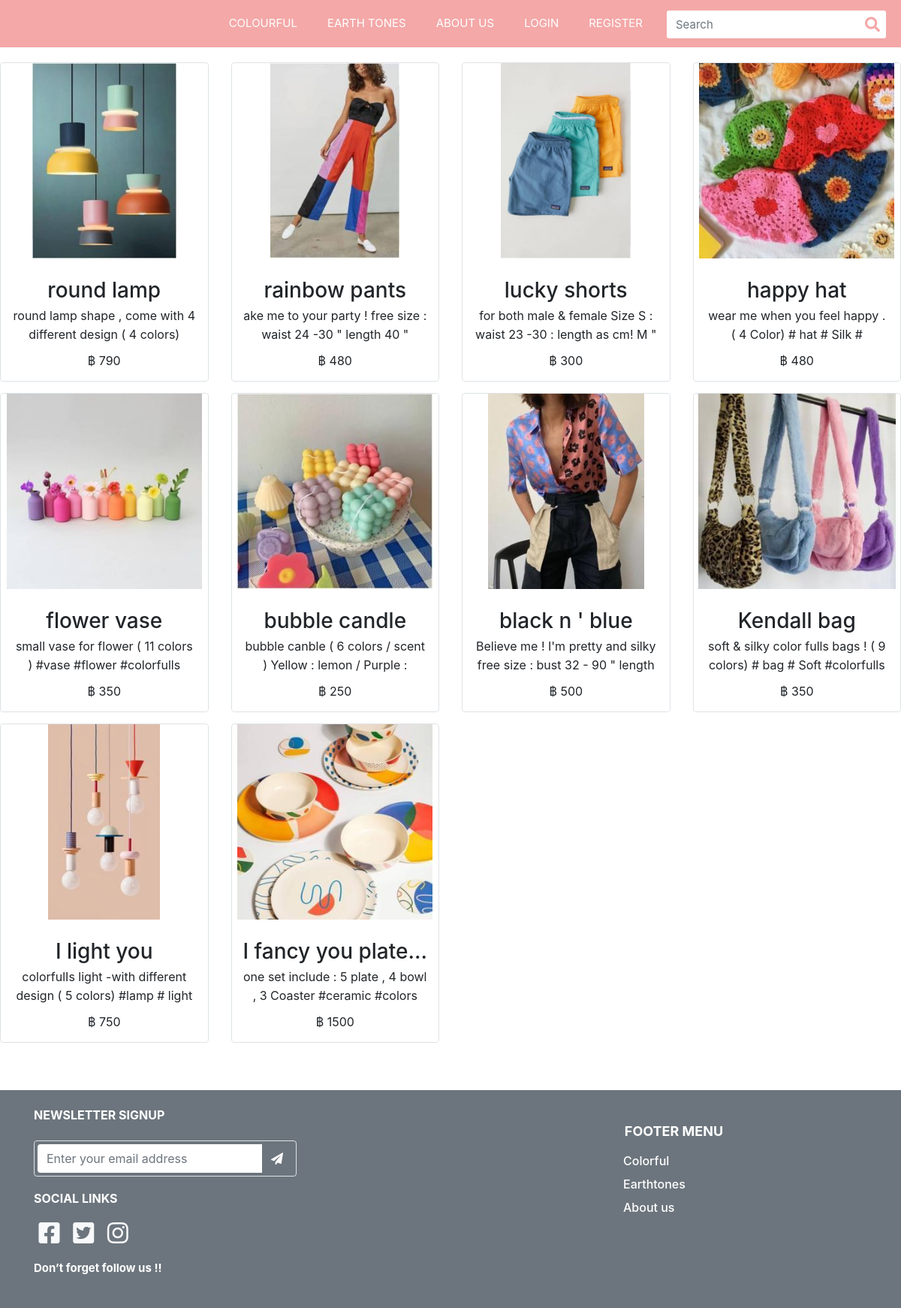
The page /Colourful on the database as committed earlier.
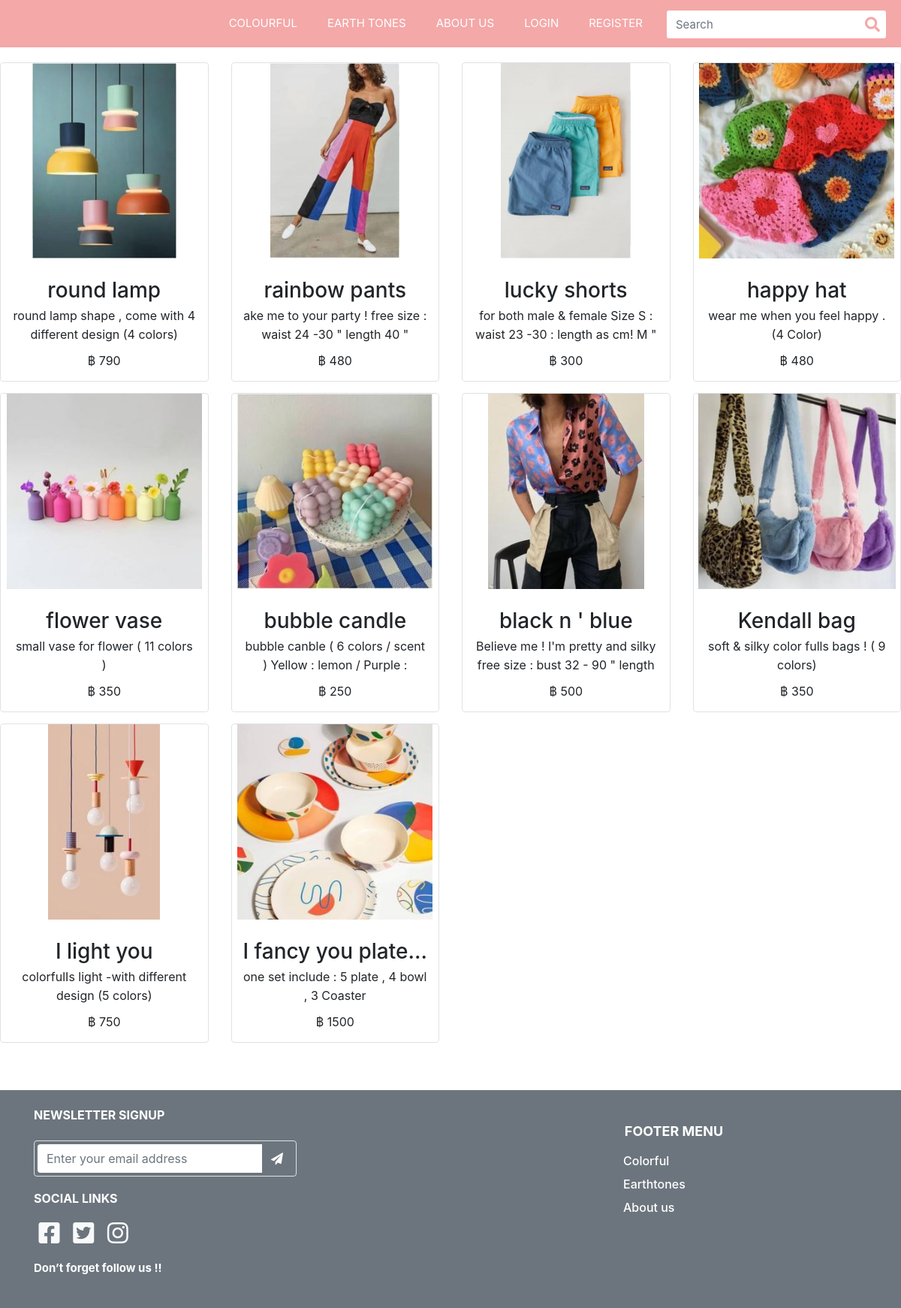
The same page on the database as committed later.
### item/models.py (models this page shows, shortened)
class Item(models.Model):
    name = models.CharField(max_length=300)
    detail = models.TextField(max_length=1000)
    slug = models.SlugField(unique=True,default=None)
    img = models.ImageField(default='default_item.png', upload_to='item_pics')
    amount = models.PositiveIntegerField(default=0)
    category = models.ForeignKey(Category, on_delete=models.PROTECT,default=None)
    price = models.PositiveIntegerField(default=0)
    hashtag = models.TextField(max_length=100,default=None)
    class Meta:
        verbose_name_plural = "สินค้า"

### item/views.py (the view)
# urls.py: path('Colourful',views.Colourful,name='colourful'),
def Colourful(request):
    some_colour = Category.objects.get(category="Colourful")
    Item_colour = Item.objects.all().filter(category=some_colour).order_by('-name')
    context = {'Item_co': Item_colour}
    return render(request,'Colourful.html',context)

### template/Colourful.html (shortened to what this page needs)
{% extends "1Navbar.html" %}
{% load static %}
{% block content %}
<!DOCTYPE html>
<html lang="en">
<head>
    <link rel="stylesheet" href="{% static 'css/COLORFUL.css' %}">
    <link rel="stylesheet" href="https://code.jquery.com/jquery-3.4.1.min.js" />
    <link rel="stylesheet" href="https://stackpath.bootstrapcdn.com/bootstrap/4.3.1/js/bootstrap.min.js" />
</head>
<body>
     <div class="productList1" id="productList1_">
        <div class="productWidget">
            <div class="row ">
                {% for item in Item_co %}
                <div class="item col-6 col-md-6 col-lg-3 mobileProductList1">
                    <div class="itemInner rounded" style="display: flex; overflow: hidden; width: 100%;">
                        <div class="thumbnail border rounded">
                            <div class="productImage rounded-top">
                                <img class="mx-auto"
                                    src="{{ item.img.url }}"
                                    alt="XOXO BonBon Liquid Matte Lip Limited Box Set "
                                    title="XOXO BonBon Liquid Matte Lip Limited Box Set " style="opacity: 1;">
                            </div>
                            <div class="productCaption">
                                <div class="productName">
                                    <h3 class="h3-hover">{{ item.name }}</h3>
                                </div>
                                <div class="productIntro">
                                    <p>{{ item.detail }} </p>
                                </div>
                                <div class="productPrice">
                                    <div class="ff-price fs-price fc-price">
                                        <span class="SpePrice">฿ {{ item.price }} </span>
                                    </div>
                                </div>
                            </div>
                        </div>
                    </div>
                </div>
                {% endfor %}
                </div>
            </div>
        </div>
    <footer>
        <div class="jumbotron jumbotron-fluid bg-secondary p-4 mt-5 mb-0">
            <div class="container">
                <div class="row">
                    <div class="col-lg-4 col-md-6 mb-lg-0">
                        <h6 class="text-uppercase font-weight-bold mb-4">NEWSLETTER SIGNUP</h6>
                        <div class="p-1 rounded border">
                            <div class="input-group">
                                <input type="email" placeholder="Enter your email address"
                                    aria-describedby="button-addon1" class="form-control border-0 shadow-0">
                                <div class="input-group-append">
                                    <button id="button-addon1" type="submit" class="btn btn-link"><i
                                            class="fa fa-paper-plane"></i></button>
                                </div>
                            </div>
                        </div>
                        <h5 class="card-title text-white display-4" style="font-size:16px">SOCIAL LINKS</h5>
                        <a class="text-light" href="#"><i class="fab fa-facebook-square fa-fw fa-2x"></i></a>
                        <a class="text-light" href="#"><i class="fab fa-twitter-square fa-fw fa-2x"></i></a>
                        <a class="text-light" href="#"><i class="fab fa-instagram fa-fw fa-2x"></i></a>
                        <h5 class="card-title text-white display-4" style="font-size:15px">Don’t forget follow us !!
                        </h5>
                    </div>
                    <div class="col-sm-8 col-md-6">
                        <div class="footermenu">
                            <h5 class="card-title text-white display-4" style="font-size:18px">FOOTER MENU</h5>
                            <a class="text-light" href="#">
                                <h6 class="card-title text-white" style="font-size:16px">Colorful</h6>
                            </a>
                            <a class="text-light" href="#">
                                <h6 class="card-title text-white" style="font-size:16px">Earthtones</h6>
                            </a>
                            <a class="text-light" href="#">
                                <h6 class="card-title text-white" style="font-size:16px">About us</h6>
                            </a>
                        </div>
                    </div>
                </div>
            </div>
        </div>
    </footer>
</body>
</html>
</body>
</html>
{% endblock %}

### template/1Navbar.html (shortened to what this page needs)
{% load static %}
<!DOCTYPE html>
<html lang="en">
<head>
    <link rel="stylesheet" href="https://use.fontawesome.com/releases/v5.4.2/css/all.css">
    <link rel="stylesheet" href="https://cdnjs.cloudflare.com/ajax/libs/normalize/5.0.0/normalize.min.css">
    <link rel='stylesheet' href='https://cdnjs.cloudflare.com/ajax/libs/twitter-bootstrap/4.0.0-beta.2/css/bootstrap.css'>
    <link rel="stylesheet" type="text/css" href="{% static 'css/home.css' %}">
    <link rel="stylesheet" href="{% static 'js/home.js' %}">
</head>
<body>
    <nav class="navbar navbar-expand-custom navbar-mainbg">
        <a class="logo" href="{% url 'home' %}"><img src="https://media.discordapp.net/attachments/821058393442877482/835167645514727454/image0.png?width=1363&height=613" alt=""></a>
        <div class="collapse navbar-collapse" id="navbarSupportedContent">
            <ul class="navbar-nav ml-auto">
                <li class="nav-item ">
                    <a class="nav-link" href="{% url 'colourful' %}">COLOURFUL</a>
                </li>
                <li class="nav-item">
                    <a class="nav-link" href="{% url 'earthtone' %}">EARTH TONES</a>
                </li>
                <li class="nav-item ">
                    <a class="nav-link" href="{% url 'aboutus' %}">ABOUT US</a>
                </li>
                {% if user.is_authenticated %}
                <li class="nav-item">
                    <a class="nav-link" href="{% url 'Register' %}">ACCOUNT({{ user.username }})</a>
                </li>
                <li class="nav-item">
                    <a class="nav-link" href="/logout">LOGOUT</a>
                </li>
                {% else %}
                <li class="nav-item">
                    <a class="nav-link" href="{% url 'Login' %}">LOGIN</a>
                </li>
                <li class="nav-item">
                    <a class="nav-link" href="{% url 'Register' %}">REGISTER</a>
                </li>
                {% endif %}
            </ul>
            <form class="form-inline " method="GET">
                <div class="input-group search-box">
                    <input type="text" style="margin-left: 12px; text-shadow: #535e67 2px;" class="form-control" placeholder="Search"
                    required="required" name="q">
                    <span class="input-group-btn">
                        <button class="btn" style="color: #F4A8A8;" type="submit"><i class="fas fa-search"></i></button>
                    </span>
                </div>
            </form>
        </div>
    </nav>
    {% block content %}
    {% endblock content %}
</body>
</html>

### static/css/home.css (style rules this page uses)
.navbar-mainbg { width: 100%; background-color: #F4A8A8; padding: 0px; }
#navbarSupportedContent { overflow: hidden; position: relative; }
#navbarSupportedContent ul li a { color: rgb(255, 255, 255); text-decoration: none; font-size: 15px; display: block; padding: 20px 20px; position: relative; }
.search-box { position: relative; height: 34px; margin-right: 20px; }
.search-box input { border: 0; border-radius: 3px !important; padding-right: 40px; font-size: 15px; }
.search-box .input-group-btn { position: absolute; right: 0; top: 0; z-index: 999; }
.search-box .input-group-btn button { background-color: transparent; border: 0; padding: 4px 8px; font-size: 20px; }
@media (min-width: 992px) { .navbar-expand-custom { -ms-flex-flow: row nowrap; flex-flow: row nowrap; -ms-flex-pack: start; justify-content: flex-start; } }
@media (min-width: 992px) { .navbar-expand-custom .navbar-nav { -ms-flex-direction: row; flex-direction: row; } }
@media (min-width: 992px) { .navbar-expand-custom .navbar-collapse { display: -ms-flexbox!important; display: flex!important; -ms-flex-preferred-size: auto; flex-basis: auto; } }
.row h6 { color: white; }
.row h5 { margin-top: 20px; margin-bottom: 20px; font-weight: bold; }
.row button { color: white; margin-top: auto; margin-left: auto; }
.footermenu { margin-left: 75%; }
.footermenu h5 { text-align: center; }

Rows that differ between the two databases and show on the page:
changed Item "round lamp": detail "round lamp shape , come with 4 different design ( 4 colors)…" → "round lamp shape , come with 4 different design (4 colors)"
changed Item "rainbow pants": detail "ake me to your party ! free size : waist 24 -30 \" length 40 \"…" → "ake me to your party ! free size : waist 24 -30 \" length 40 \""
changed Item "happy hat": detail "wear me when you feel happy . ( 4 Color) # hat # Silk #…" → "wear me when you feel happy . (4 Color)"
changed Item "flower vase": detail "small vase for flower ( 11 colors ) #vase #flower #colorfulls…" → "small vase for flower ( 11 colors )"
changed Item "Kendall bag": detail "soft & silky color fulls bags ! ( 9 colors) # bag # Soft #colorfulls…" → "soft & silky color fulls bags ! ( 9 colors)"
changed Item "I light you": detail "colorfulIs light -with different design ( 5 colors) #lamp # light…" → "colorfulIs light -with different design (5 colors)"
changed Item "I fancy you plate…": detail "one set include : 5 plate , 4 bowl , 3 Coaster #ceramic #colors…" → "one set include : 5 plate , 4 bowl , 3 Coaster"
